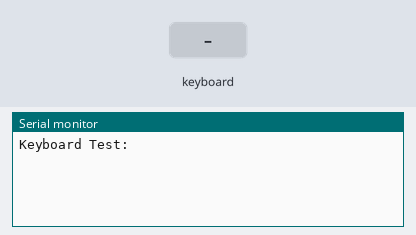
A sketch run on a simulated Arduino Uno, built with avr-gcc and run on an emulated ATmega328P. Parts: the last lines printed to the serial monitor. Inputs (shaded band) come from the test bench.

Above: at 2.2 s.
2.3 s: PS/2 keyboard text "1" received
At 3.4 s:
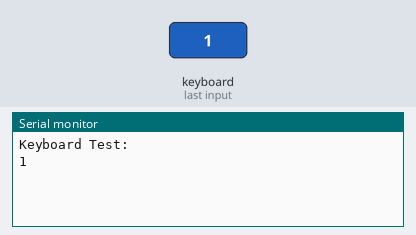
3.8 s: PS/2 keyboard text "a" received
At 4.5 s:
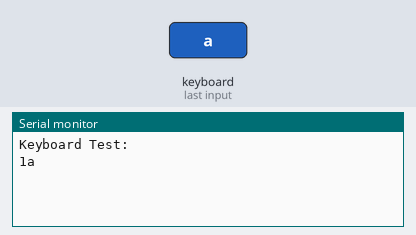

Measured:
- after the input at 2.3 s, the serial monitor: prints a new line at once (image 1)
- after the input at 3.8 s, the serial monitor: prints a new line at once (image 2)

The sketch:

042_PS2Keyboard.ino
```cpp
//A full description of this module (and many others) can be downloaded at: https://eve_arduino

#include <PS2Keyboard.h>
const int DataPin = 7;
const int IRQpin =  2;

PS2Keyboard keyboard;

void setup() {
  delay(1000);
  keyboard.begin(DataPin, IRQpin);
  Serial.begin(9600);
  Serial.println("Keyboard Test:");
}

void loop() {
  if (keyboard.available())
  {
    char c = keyboard.read();
    if (c == PS2_ENTER)
    {
      Serial.println();
    }
    else if (c == PS2_TAB)
    {
      Serial.print("[Tab]");
    }
    else if (c == PS2_ESC)
    {
      Serial.print("[ESC]");
    }
    else if (c == PS2_PAGEDOWN)
    {
      Serial.print("[PgDn]");
    }
    else if (c == PS2_PAGEUP)
    {
      Serial.print("[PgUp]");
    }
    else if (c == PS2_LEFTARROW)
    {
      Serial.print("[Left]");
    }
    else if (c == PS2_RIGHTARROW)
    {
      Serial.print("[Right]");
    }
    else if (c == PS2_UPARROW)
    {
      Serial.print("[Up]");
    } else if (c == PS2_DOWNARROW)
    {
      Serial.print("[Down]");
    }
    else if (c == PS2_DELETE)
    {
      Serial.print("[Del]");
    }
    else
    {
      Serial.print(c);
    }
  }
}
```
